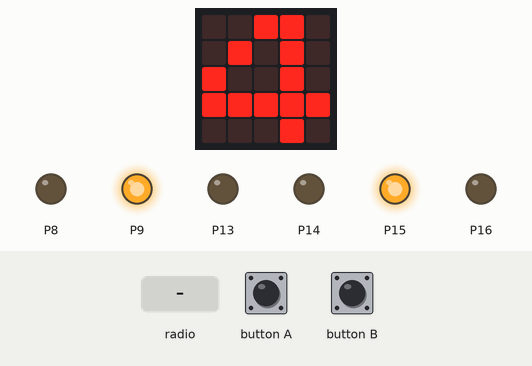
A program run on a simulated BBC micro:bit (MakeCode). On the bench: the board's 5×5 LED display, output pins drawn as LEDs (lit = HIGH). Inputs (shaded band) come from the test bench.

Above: at 1.9 s.
2.0 s: radio message "1" arrives
3.5 s: radio message "0" arrives
Timing chart, 0 to 6.5 s (numbered marks = the images above; inputs shaded):
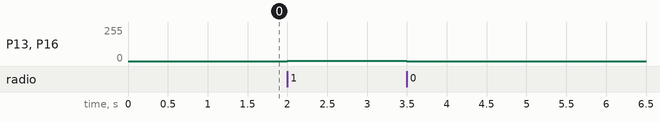

Measured:
- after the input at 2.0 s, P13, P16: 0/255 → 2/255 at once
- after the input at 3.5 s, P13, P16: 2/255 → 0/255 at once

The program:

main.ts
```typescript
radio.onReceivedNumber(function (receivedNumber) {
    動く(receivedNumber, receivedNumber)
})
// タイヤの回転は、0～100% の範囲で設定します
// +が前に進む、-が後に進む
function 動く (右タイヤ: number, 左タイヤ: number) {
    if (右タイヤ >= 0) {
        pins.digitalWritePin(DigitalPin.P8, 0)
        pins.digitalWritePin(DigitalPin.P9, 1)
        動く右 = 右タイヤ
    } else {
        pins.digitalWritePin(DigitalPin.P8, 1)
        pins.digitalWritePin(DigitalPin.P9, 0)
        動く右 = 0 - 右タイヤ
    }
    if (左タイヤ >= 0) {
        pins.digitalWritePin(DigitalPin.P14, 0)
        pins.digitalWritePin(DigitalPin.P15, 1)
        動く左 = 左タイヤ
    } else {
        pins.digitalWritePin(DigitalPin.P14, 1)
        pins.digitalWritePin(DigitalPin.P15, 0)
        動く左 = 0 - 左タイヤ
    }
    P13_PWM = 1023 * (動く左 / 100)
    if (P13_PWM > 1023) {
        P13_PWM = 1023
    }
    P16_PWM = 1023 * (動く右 / 100)
    if (P16_PWM > 1023) {
        P16_PWM = 1023
    }
    pins.analogWritePin(AnalogPin.P13, P13_PWM)
    pins.analogWritePin(AnalogPin.P16, P16_PWM)
}
let P16_PWM = 0
let P13_PWM = 0
let 動く左 = 0
let 動く右 = 0
if (input.buttonIsPressed(Button.B)) {
    basic.showArrow(ArrowNames.North)
    while (true) {
        動く(90, 90)
    }
} else if (input.buttonIsPressed(Button.A)) {
    radio.setGroup(3)
    basic.showNumber(3)
} else {
    radio.setGroup(4)
    basic.showNumber(4)
}
動く(0, 0)
```

test.ts
```typescript
// テストはここに来ます。このパッケージが拡張機能として使用されるときにはコンパイルされません。
```
